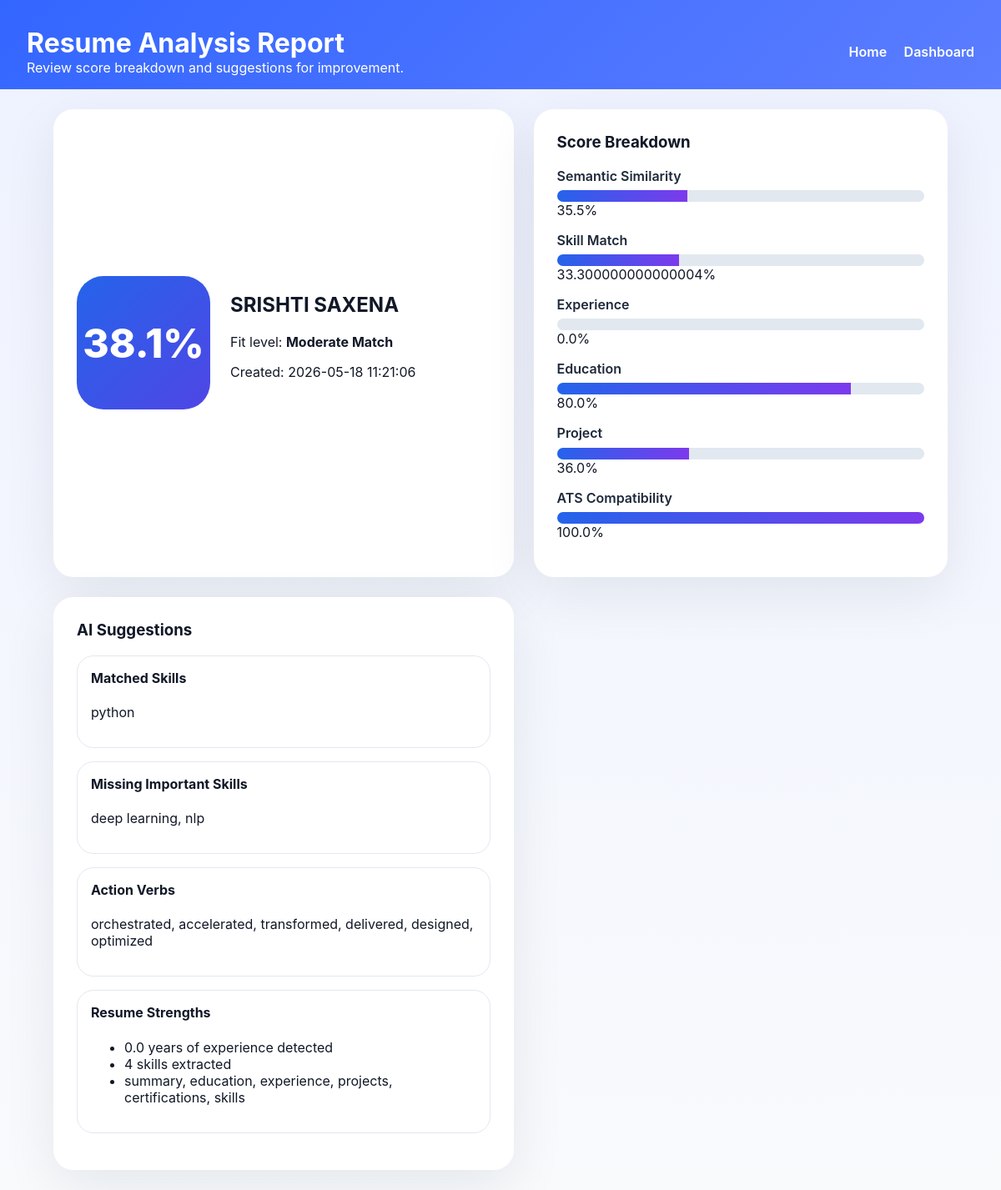
The app's page /results/3 (signed in) with its own data.
### tables this page shows
CREATE TABLE analyses (
    id INTEGER PRIMARY KEY AUTOINCREMENT,
    user_id INTEGER,
    candidate_name TEXT,
    resume_text TEXT,
    jd_text TEXT,
    overall_score REAL,
    fit_level TEXT,
    features_json TEXT,
    suggestions_json TEXT,
    details_json TEXT,
    created_at TEXT NOT NULL,
    FOREIGN KEY(user_id) REFERENCES users(id)
);

### app.py (the view)
@app.route("/results/<int:analysis_id>")
def results(analysis_id):
    record = fetch_analysis(analysis_id)
    if not record:
        flash("Analysis result not found.", "danger")
        return redirect(url_for("index"))
    record_data = {
        "id": record["id"],
        "candidate_name": record["candidate_name"],
        "created_at": record["created_at"],
        "overall_score": record["overall_score"],
        "fit_level": record["fit_level"],
        "features": json.loads(record["features_json"]),
        "suggestions": json.loads(record["suggestions_json"]),
        "details": json.loads(record["details_json"]),
    }
    return render_template("results.html", record=record_data)

### app.py (called while the page is built)
@app.context_processor
def inject_user():
    return {
        "authenticated": "user_id" in session,
        "username": session.get("username", ""),
    }

### database/db_utils.py (called while the page is built)
def get_db_connection():
    connection = sqlite3.connect(DB_PATH)
    connection.row_factory = sqlite3.Row
    return connection

def fetch_analysis(analysis_id):
    with get_db_connection() as conn:
        cursor = conn.cursor()
        cursor.execute("SELECT * FROM analyses WHERE id = ?", (analysis_id,))
        return cursor.fetchone()

### templates/results.html (shortened to what this page needs)
<!DOCTYPE html>
<html lang="en">
  <head>
    <link rel="stylesheet" href="{{ url_for('static', filename='styles/style.css') }}" />
  </head>
  <body>
    <header class="hero-header small">
      <div class="brand">
        <h1>Resume Analysis Report</h1>
        <p>Review score breakdown and suggestions for improvement.</p>
      </div>
      <nav>
        <a href="{{ url_for('index') }}">Home</a>
        <a href="{{ url_for('dashboard') }}">Dashboard</a>
      </nav>
    </header>
    <main class="results-grid">
      <section class="panel result-summary">
        <div class="score-badge">
          <span>{{ record.overall_score }}%</span>
        </div>
        <div>
          <h2>{{ record.candidate_name }}</h2>
          <p>Fit level: <strong>{{ record.fit_level }}</strong></p>
          <p>Created: {{ record.created_at[:19].replace('T',' ') }}</p>
        </div>
      </section>
      <section class="panel results-breakdown">
        <h3>Score Breakdown</h3>
        <div class="progress-item">
          <label>Semantic Similarity</label>
          <div class="progress-bar"><span style="width: {{ record.features.semantic_similarity * 100 }}%"></span></div>
          <span>{{ record.features.semantic_similarity * 100 | round(0) }}%</span>
        </div>
        <div class="progress-item">
          <label>Skill Match</label>
          <div class="progress-bar"><span style="width: {{ record.features.skill_match * 100 }}%"></span></div>
          <span>{{ record.features.skill_match * 100 | round(0) }}%</span>
        </div>
        <div class="progress-item">
          <label>Experience</label>
          <div class="progress-bar"><span style="width: {{ record.features.experience * 100 }}%"></span></div>
          <span>{{ record.features.experience * 100 | round(0) }}%</span>
        </div>
        <div class="progress-item">
          <label>Education</label>
          <div class="progress-bar"><span style="width: {{ record.features.education * 100 }}%"></span></div>
          <span>{{ record.features.education * 100 | round(0) }}%</span>
        </div>
        <div class="progress-item">
          <label>Project</label>
          <div class="progress-bar"><span style="width: {{ record.features.project * 100 }}%"></span></div>
          <span>{{ record.features.project * 100 | round(0) }}%</span>
        </div>
        <div class="progress-item">
          <label>ATS Compatibility</label>
          <div class="progress-bar"><span style="width: {{ record.features.ats * 100 }}%"></span></div>
          <span>{{ record.features.ats * 100 | round(0) }}%</span>
        </div>
      </section>
      <section class="panel suggestions-panel">
        <h3>AI Suggestions</h3>
        <div class="suggestion-card">
          <h4>Matched Skills</h4>
          {% if record.features.matched_skills %}
          <p>{{ record.features.matched_skills | join(', ') }}</p>
          {% else %}
          <p>No direct matches found.</p>
          {% endif %}
        </div>
        <div class="suggestion-card">
          <h4>Missing Important Skills</h4>
          {% if record.features.missing_skills %}
          <p>{{ record.features.missing_skills | join(', ') }}</p>
          {% else %}
          <p>Resume already includes the key skills from this JD.</p>
          {% endif %}
        </div>
        <div class="suggestion-card">
          <h4>Action Verbs</h4>
          <p>{{ record.suggestions.strong_action_verbs | join(', ') }}</p>
        </div>
        <div class="suggestion-card">
          <h4>Resume Strengths</h4>
          <ul>
            <li>{{ record.details.years_experience }} years of experience detected</li>
            <li>{{ record.details.resume_skill_count }} skills extracted</li>
            <li>{{ record.details.resume_sections | join(', ') }}</li>
          </ul>
        </div>
      </section>
    </main>
  </body>
</html>

### static/styles/style.css (style rules this page uses)
:root { color-scheme: light; --bg: #f7f8fb; --surface: #ffffff; --surface-strong: #1e293b; --text: #111827; --muted: #475569; --primary: #2563eb; --primary-hover: #1d4ed8; --border: #e2e8f0; --success: #16a34a; --warning: #f59e0b; --danger: #dc2626; }
* { box-sizing: border-box; }
body { margin: 0; min-height: 100vh; font-family: Inter, system-ui, -apple-system, BlinkMacSystemFont, 'Segoe UI', sans-serif; background: linear-gradient(180deg, #eef2ff 0%, #f8fafc 100%); color: var(--text); }
.hero-header { display: flex; flex-wrap: wrap; justify-content: space-between; align-items: center; gap: 1rem; padding: 2rem 2rem 1.5rem; background: linear-gradient(135deg, #3366ff 0%, #5b7dff 100%); color: white; }
.hero-header.small { padding-bottom: 1rem; }
.hero-header .brand h1, .hero-header .brand p { margin: 0; }
nav a { color: white; text-decoration: none; margin-left: 1rem; font-weight: 600; }
.page-grid, .dashboard-grid, .results-grid { display: grid; gap: 1.5rem; max-width: 1120px; margin: 0 auto; padding: 1.5rem; }
.panel { background: var(--surface); border: 1px solid var(--border); border-radius: 24px; padding: 1.75rem; box-shadow: 0 20px 65px rgba(15, 23, 42, 0.08); }
.panel h2, .panel h3, .panel h4 { margin-top: 0; }
label { display: block; margin-bottom: 0.5rem; font-weight: 600; color: var(--surface-strong); }
.result-summary, .results-breakdown, .suggestions-panel, .dashboard-summary, .records-panel { border: none; }
.result-summary { display: grid; grid-template-columns: 160px 1fr; gap: 1.5rem; align-items: center; text-align: left; }
.score-badge { background: linear-gradient(135deg, #2563eb 0%, #4f46e5 100%); color: white; border-radius: 32px; width: 160px; height: 160px; display: grid; place-items: center; font-size: 3rem; font-weight: 800; }
.progress-item { margin-bottom: 1rem; }
.progress-item label { display: block; margin-bottom: 0.45rem; }
.progress-bar { height: 14px; background: #e2e8f0; border-radius: 999px; overflow: hidden; }
.progress-bar span { display: block; height: 100%; background: linear-gradient(90deg, #2563eb 0%, #7c3aed 100%); }
.suggestion-card { padding: 1rem; border-radius: 20px; border: 1px solid #e2e8f0; margin-bottom: 1rem; }
@media (min-width: 900px) { .results-grid { grid-template-columns: 1fr 0.9fr; } }

### records on screen
analyses: overall_score "38.1", candidate_name "SRISHTI SAXENA", fit_level "Moderate Match", created_at "2026-05-18 11:21:06"

### other values on screen
{{ record.features.semantic_similarity * 100 | round(0) }} "35.5"
{{ record.features.skill_match * 100 | round(0) }} "33.300000000000004"
{{ record.features.experience * 100 | round(0) }} "0.0"
{{ record.features.education * 100 | round(0) }} "80.0"
{{ record.features.project * 100 | round(0) }} "36.0"
{{ record.features.ats * 100 | round(0) }} "100.0"
{{ record.features.matched_skills | join(', ') }} "python"
{{ record.features.missing_skills | join(', ') }} "deep learning, nlp"
{{ record.suggestions.strong_action_verbs | join(', ') }} "orchestrated, accelerated, transformed, delivered, designed, optimized"
{{ record.details.years_experience }} "0.0"
{{ record.details.resume_skill_count }} "4"
{{ record.details.resume_sections | join(', ') }} "summary, education, experience, projects, certifications, skills"
